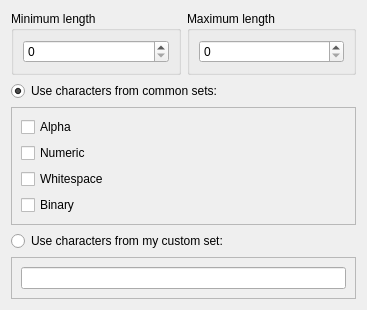
<?xml version="1.0" encoding="UTF-8"?>
<ui version="4.0">
 <class>PopulateRandomTextConfig</class>
 <widget class="QWidget" name="PopulateRandomTextConfig">
  <property name="geometry">
   <rect>
    <x>0</x>
    <y>0</y>
    <width>367</width>
    <height>291</height>
   </rect>
  </property>
  <property name="windowTitle">
   <string>Form</string>
  </property>
  <layout class="QGridLayout" name="gridLayout">
   <item row="1" column="0" colspan="2">
    <widget class="ConfigRadioButton" name="commonSetRadio">
     <property name="statusTip">
      <string>PopulateRandomText.UseCustomSets</string>
     </property>
     <property name="text">
      <string>Use characters from common sets:</string>
     </property>
     <property name="checked">
      <bool>true</bool>
     </property>
     <property name="assignedValue" stdset="0">
      <bool>false</bool>
     </property>
    </widget>
   </item>
   <item row="0" column="0">
    <widget class="QGroupBox" name="minLengthGroup">
     <property name="title">
      <string>Minimum length</string>
     </property>
     <layout class="QVBoxLayout" name="verticalLayout_3">
      <item>
       <widget class="QSpinBox" name="minLengthSpin">
        <property name="statusTip">
         <string>PopulateRandomText.MinLength</string>
        </property>
        <property name="maximum">
         <number>999999999</number>
        </property>
       </widget>
      </item>
     </layout>
    </widget>
   </item>
   <item row="2" column="0" colspan="2">
    <widget class="QFrame" name="commonSetFrame">
     <property name="frameShape">
      <enum>QFrame::StyledPanel</enum>
     </property>
     <property name="frameShadow">
      <enum>QFrame::Raised</enum>
     </property>
     <layout class="QVBoxLayout" name="verticalLayout">
      <item>
       <widget class="QCheckBox" name="alphaCheck">
        <property name="toolTip">
         <string>Letters from a to z.</string>
        </property>
        <property name="statusTip">
         <string>PopulateRandomText.IncludeAlpha</string>
        </property>
        <property name="text">
         <string>Alpha</string>
        </property>
       </widget>
      </item>
      <item>
       <widget class="QCheckBox" name="numericCheck">
        <property name="toolTip">
         <string>Numbers from 0 to 9.</string>
        </property>
        <property name="statusTip">
         <string>PopulateRandomText.IncludeNumeric</string>
        </property>
        <property name="text">
         <string>Numeric</string>
        </property>
       </widget>
      </item>
      <item>
       <widget class="QCheckBox" name="whitespaceCheck">
        <property name="toolTip">
         <string>A whitespace, a tab and a new line character.</string>
        </property>
        <property name="statusTip">
         <string>PopulateRandomText.IncludeWhitespace</string>
        </property>
        <property name="text">
         <string>Whitespace</string>
        </property>
       </widget>
      </item>
      <item>
       <widget class="QCheckBox" name="binaryCheck">
        <property name="toolTip">
         <string>Includes all above and all others.</string>
        </property>
        <property name="statusTip">
         <string>PopulateRandomText.IncludeBinary</string>
        </property>
        <property name="text">
         <string>Binary</string>
        </property>
       </widget>
      </item>
     </layout>
    </widget>
   </item>
   <item row="3" column="0" colspan="2">
    <widget class="ConfigRadioButton" name="customSetRadio">
     <property name="statusTip">
      <string>PopulateRandomText.UseCustomSets</string>
     </property>
     <property name="text">
      <string>Use characters from my custom set:</string>
     </property>
     <property name="assignedValue" stdset="0">
      <bool>true</bool>
     </property>
    </widget>
   </item>
   <item row="0" column="1">
    <widget class="QGroupBox" name="maxLengthGroup">
     <property name="title">
      <string>Maximum length</string>
     </property>
     <layout class="QVBoxLayout" name="verticalLayout_4">
      <item>
       <widget class="QSpinBox" name="maxLengthSpin">
        <property name="statusTip">
         <string>PopulateRandomText.MaxLength</string>
        </property>
        <property name="maximum">
         <number>999999999</number>
        </property>
       </widget>
      </item>
     </layout>
    </widget>
   </item>
   <item row="4" column="0" colspan="2">
    <widget class="QFrame" name="customSetFrame">
     <property name="frameShape">
      <enum>QFrame::StyledPanel</enum>
     </property>
     <property name="frameShadow">
      <enum>QFrame::Raised</enum>
     </property>
     <layout class="QVBoxLayout" name="verticalLayout_2">
      <item>
       <widget class="QLineEdit" name="customSetEdit">
        <property name="toolTip">
         <string>If you type some character multiple times, it's more likely to be used.</string>
        </property>
        <property name="statusTip">
         <string>PopulateRandomText.CustomCharacters</string>
        </property>
       </widget>
      </item>
     </layout>
    </widget>
   </item>
  </layout>
 </widget>
 <customwidgets>
  <customwidget>
   <class>ConfigRadioButton</class>
   <extends>QRadioButton</extends>
   <header>common/configradiobutton.h</header>
  </customwidget>
 </customwidgets>
 <resources/>
 <connections/>
</ui>
